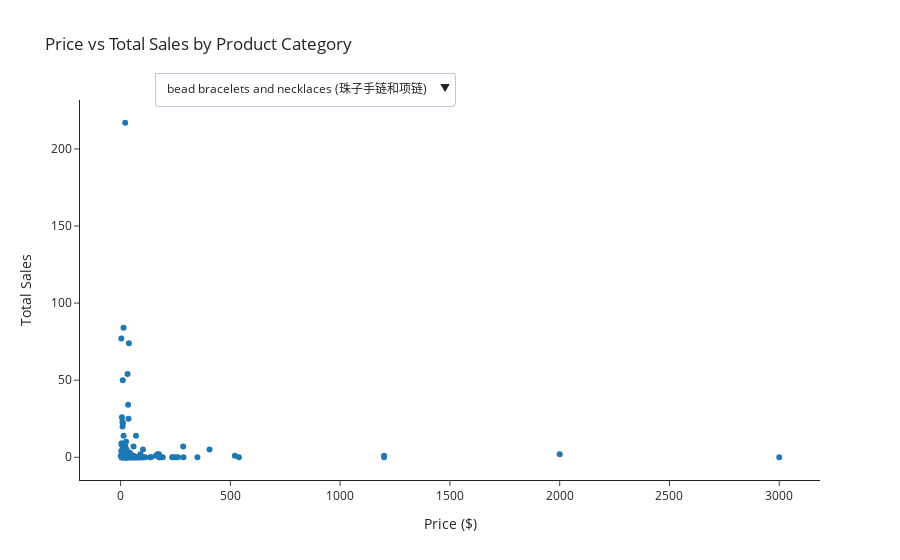

The notebook cell this image was saved under:
### Code cell
color_labels = all_product_data["product_name_chinese_name"].unique()

fig = plot_scatter_plotly_with_dropdown(
    data=all_product_data,
    x="price",
    y="Total Sales",
    color="product_name_chinese_name",
    color_labels=color_labels,
    title="Price vs Total Sales by Product Category",
    x_label="Price ($)",
    y_label="Total Sales",
)

fig.show()

### Figure 1 — Plotly figure (JSON) as saved in the notebook; plotly's stock layout.template omitted (floating-point values rounded to 4 significant figures; data arrays with more than 128 entries replaced by an {"elided": "..."} marker saying what was removed)
{"data": [{"mode": "markers", "name": "bead bracelets and necklaces (珠子手链和项链)", "type": "scatter", "visible": true, "x": {"elided": "137 float values"}, "y": {"elided": "137 int values"}}, {"mode": "markers", "name": "chinese mid autumn gift sets (中秋节礼品套装)", "type": "scatter", "visible": false, "x": [55.99, 16, 31.99, 3.29, 110, 110, 36, 42, 29.99, 285.1, 36, 39, 6.9, 4.42, 55, 13, 2.99, 14.67, 16, 8.88, 2.4, 4.5, 10.99, 20.79, 22.02, 26.02, 0.18, 22.02, 21.02, 25.68], "y": [416, 897, 137, 5, 0, 0, 0, 7, 22, 0, 1, 1, 2, 10, 7, 20, 3, 0, 40, 6, 3, 0, 0, 0, 4, 0, 5, 0, 0, 9]}, {"mode": "markers", "name": "chinese pottery (中国陶器)", "type": "scatter", "visible": false, "x": {"elided": "190 float values"}, "y": {"elided": "190 int values"}}, {"mode": "markers", "name": "chinese incense (中国香)", "type": "scatter", "visible": false, "x": [13.33, 16.92, 34.46, 63, 961.4, 126.8, 77.4, 435, 82.5, 30, 226.6, 12.15, 60, 226, 74.25, 360, 29.75, 74.59, 10, 1350, 20, 45, 21.25, 11.04, 11.89, 246, 4.5, 24.65, 16.99, 51, 445, 21.25, 29, 3500, 195, 67.15, 29, 12.99, 0.2, 10.5, 597.9, 0.2, 12.99, 27.69, 28.25, 41.27, 48, 38.7, 23.39, 599.4, 15, 81.9, 22.49, 17.23, 21.17, 17.18, 8], "y": [14, 17, 0, 0, 0, 12, 0, 0, 1, 2, 3, 5, 0, 0, 0, 0, 0, 2, 1, 0, 0, 0, 43, 32, 106, 0, 3, 16, 0, 7, 0, 0, 0, 0, 0, 0, 0, 0, 2, 3, 0, 2, 4, 0, 0, 0, 0, 0, 0, 0, 1, 0, 0, 0, 10, 0, 0]}, {"mode": "markers", "name": "chinese magnets (中国冰箱贴)", "type": "scatter", "visible": false, "x": [1.5, 7.8, 3.8, 5, 5.27, 8.63, 9, 5, 5, 27, 5.29, 17.16, 8, 34.29, 5.75, 11, 17, 14.49, 5.97, 8, 3.01, 18, 1.5, 20, 14.95, 35, 22, 3.03, 80, 4.12], "y": [3, 3, 48, 0, 0, 1, 0, 0, 0, 0, 7, 8, 0, 0, 0, 15, 3, 1, 0, 0, 10, 3, 269, 0, 4, 0, 0, 16, 0, 0]}, {"mode": "markers", "name": "paper lanterns (纸灯笼)", "type": "scatter", "visible": false, "x": {"elided": "187 float values"}, "y": {"elided": "187 int values"}}, {"mode": "markers", "name": "chinese bamboo art (中国竹艺)", "type": "scatter", "visible": false, "x": [145.3, 14.99, 2, 18.47, 238.2, 125, 82.65, 400.0, 20, 20, 20, 20, 20, 20, 20, 20, 20, 20, 20, 20, 20, 20, 20, 15, 20, 20, 20, 66.46, 25, 69, 54.44, 163.7, 213.7, 162.6, 162.9, 74.31, 845.0, 51.75, 4.25, 0.85, 112.7, 137.6, 365.3, 112.4, 213.5, 15, 22.5, 29.25, 75, 58.13], "y": [0, 4, 37, 2, 0, 0, 0, 0, 0, 0, 0, 0, 0, 0, 0, 0, 0, 0, 0, 0, 0, 0, 0, 0, 0, 0, 0, 0, 1, 0, 3, 2, 4, 0, 0, 3, 0, 0, 27, 0, 0, 0, 0, 0, 0, 0, 0, 1, 0, 0]}, {"mode": "markers", "name": "chinese washi tape (中国和纸胶带)", "type": "scatter", "visible": false, "x": [1.9, 5.25, 1.32, 2.97, 4.67, 1.85, 2.8, 1.89, 8.55, 3.06, 4.29, 1.12, 3.95, 1.57, 1.12, 1.35, 1.69, 3.37, 2.23, 5.13, 2.97, 0.8, 5.05, 29.92, 2.2, 6.37, 4.95, 3.96, 2.87, 3.98, 4.5, 16.98, 3.98, 3.98, 3.5, 3.98, 3.5, 2.58, 16.98, 3.51, 3.98, 1.15, 4.5, 4.5, 2.66, 3.49, 30.45, 2.46, 9.26, 5.39, 16.95, 5.4, 5.4, 5.39, 5.42, 6.64, 5.39, 6.25, 6.95, 7, 17, 2.28], "y": [2, 2, 5, 70, 56, 5, 0, 6, 38, 7, 1, 28, 85, 32, 49, 25, 7, 0, 0, 20, 71, 10, 3, 1, 0, 1, 3, 0, 26, 0, 0, 0, 0, 6, 0, 0, 9, 10, 2, 7, 3, 0, 34, 18, 0, 3, 38, 111, 36, 17, 0, 11, 0, 0, 0, 0, 0, 0, 22, 0, 9, 14]}, {"mode": "markers", "name": "chinese art stickers (中国艺术贴纸)", "type": "scatter", "visible": false, "x": [19, 8.8, 52.95, 67, 13.5, 68.98, 4.44, 26.99, 12.42, 4.23, 3.08, 11.95, 15.5, 14, 4.09, 38, 71.9, 3.75, 35, 6.85, 5.35, 5.99, 5.58, 5.7, 5.7, 3.5, 19.8, 2.5, 6, 6.6, 4.9, 5.05, 1.99, 16, 3, 4, 2.62, 8.63, 3, 1.59, 3.69, 3.2, 3.5, 4.5, 7.17, 4, 2.99, 1.59, 4.27, 1.59, 3.99, 34.79, 0.5, 4, 3.54, 8.88, 2.64, 7.56, 4.99, 1, 4, 3.99, 3.85, 1, 3, 3.96, 2.99, 4.72, 3.87, 3, 3, 4.88, 3.08, 4, 5.63, 4, 4, 4, 4, 9, 9.8, 4, 4, 3.8, 4, 35.95, 4.25, 5.09, 25.25, 25.25, 3.8, 25.25, 30.75, 25.25, 4, 4, 4, 4, 25.25, 10.79, 2.46, 7.74, 10.34, 9.99, 5.43, 6.21, 7.74, 2.56, 11.63, 5.33, 2.49, 2.75, 11.65, 8.55, 6.19, 8.48, 9.25], "y": [18, 4, 0, 0, 0, 0, 4, 0, 0, 4, 92, 2, 159, 22, 5, 70, 12, 11, 0, 5, 2, 0, 0, 0, 0, 0, 0, 0, 0, 12, 0, 7, 4, 1, 3, 4, 1, 0, 1, 4, 10, 2, 2, 0, 0, 4, 9, 4, 9, 0, 13, 0, 1, 14, 0, 0, 53, 20, 0, 0, 10, 4, 116, 10, 0, 5, 3, 1, 35, 0, 0, 11, 76, 23, 0, 0, 0, 0, 0, 3, 0, 0, 27, 10, 35, 0, 14, 0, 6, 1, 0, 2, 1, 6, 0, 0, 13, 0, 0, 14, 69, 0, 0, 0, 5, 3, 0, 30, 0, 5, 75, 124, 0, 0, 0, 0, 3]}, {"mode": "markers", "name": "brushes and calligraphy tools (笔和书法工具)", "type": "scatter", "visible": false, "x": {"elided": "162 float values"}, "y": {"elided": "162 int values"}}, {"mode": "markers", "name": "calligraphy prints (书法印刷品)", "type": "scatter", "visible": false, "x": {"elided": "1445 float values"}, "y": {"elided": "1445 int values"}}, {"mode": "markers", "name": "chinese bookmarks (中国书签)", "type": "scatter", "visible": false, "x": [14.95, 17.34, 39.72, 34.7, 33.2, 2.65, 18.51, 18.53, 10, 15.25, 3.82, 27.99, 24.08, 37.52, 17.99, 12.99, 9.83, 14.79, 20.81, 10, 15.95, 32, 15.99, 15.99, 15.81, 16.99, 11, 15.99, 15.99, 8.25, 15.3, 15.99, 15.99, 8.1, 9.99, 4.14, 12.5, 12.5, 2, 4.12, 12.45, 11.26, 34.74, 35, 25.8, 26, 26, 5.5, 14, 7.53, 2.99, 7.51, 12.46, 15, 2.25, 19.38, 1.69, 2.25, 2.25, 2.12, 12.37, 7.7, 14.99, 14.99, 14.99, 14.99, 15.22, 14.99, 14.99, 21.83, 16, 23.39, 28.19, 27.29, 27.39, 262.7, 24.36, 12.7, 28.66, 25.22, 7.04, 18, 16.2, 42.9], "y": [14, 80, 3, 0, 0, 0, 5, 2, 0, 2, 2, 0, 2, 9, 2, 0, 0, 4, 0, 0, 0, 0, 0, 0, 0, 25, 2, 0, 1, 2, 0, 0, 0, 26, 0, 0, 40, 0, 11, 82, 0, 3, 0, 0, 0, 0, 0, 4, 14, 6, 4, 3, 0, 0, 0, 0, 1, 3, 51, 0, 25, 4, 4, 2, 7, 4, 0, 3, 0, 0, 0, 0, 0, 0, 9, 9, 20, 12, 9, 24, 47, 74, 5, 0]}, {"mode": "markers", "name": "name seals (印章)", "type": "scatter", "visible": false, "x": {"elided": "1027 float values"}, "y": {"elided": "1027 int values"}}], "layout": {"title": {"text": "Price vs Total Sales by Product Category"}, "updatemenus": [{"buttons": [{"args": [{"visible": [true, false, false, false, false, false, false, false, false, false, false, false, false]}], "label": "bead bracelets and necklaces (珠子手链和项链)", "method": "update"}, {"args": [{"visible": [false, true, false, false, false, false, false, false, false, false, false, false, false]}], "label": "chinese mid autumn gift sets (中秋节礼品套装)", "method": "update"}, {"args": [{"visible": [false, false, true, false, false, false, false, false, false, false, false, false, false]}], "label": "chinese pottery (中国陶器)", "method": "update"}, {"args": [{"visible": [false, false, false, true, false, false, false, false, false, false, false, false, false]}], "label": "chinese incense (中国香)", "method": "update"}, {"args": [{"visible": [false, false, false, false, true, false, false, false, false, false, false, false, false]}], "label": "chinese magnets (中国冰箱贴)", "method": "update"}, {"args": [{"visible": [false, false, false, false, false, true, false, false, false, false, false, false, false]}], "label": "paper lanterns (纸灯笼)", "method": "update"}, {"args": [{"visible": [false, false, false, false, false, false, true, false, false, false, false, false, false]}], "label": "chinese bamboo art (中国竹艺)", "method": "update"}, {"args": [{"visible": [false, false, false, false, false, false, false, true, false, false, false, false, false]}], "label": "chinese washi tape (中国和纸胶带)", "method": "update"}, {"args": [{"visible": [false, false, false, false, false, false, false, false, true, false, false, false, false]}], "label": "chinese art stickers (中国艺术贴纸)", "method": "update"}, {"args": [{"visible": [false, false, false, false, false, false, false, false, false, true, false, false, false]}], "label": "brushes and calligraphy tools (笔和书法工具)", "method": "update"}, {"args": [{"visible": [false, false, false, false, false, false, false, false, false, false, true, false, false]}], "label": "calligraphy prints (书法印刷品)", "method": "update"}, {"args": [{"visible": [false, false, false, false, false, false, false, false, false, false, false, true, false]}], "label": "chinese bookmarks (中国书签)", "method": "update"}, {"args": [{"visible": [false, false, false, false, false, false, false, false, false, false, false, false, true]}], "label": "name seals (印章)", "method": "update"}], "direction": "down", "pad": {"r": 10, "t": 10}, "showactive": true, "x": 0.1, "xanchor": "left", "y": 1.1, "yanchor": "top"}], "xaxis": {"title": {"text": "Price ($)"}}, "yaxis": {"title": {"text": "Total Sales"}}}}
